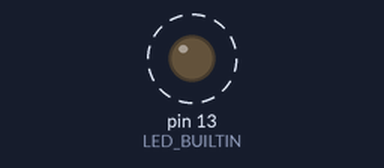
Bench run of a sketch on a simulated Arduino Uno, built with avr-gcc and run on an emulated ATmega328P. Shown: output pins drawn as LEDs (lit = HIGH). Dashed ring = blinking.

Above: at 0.5 s.
Timing chart, 0 to 4.6 s (numbered marks = the images above):
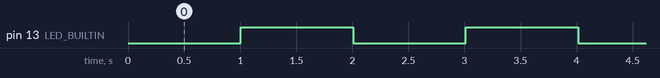

Measured:
- by itself, pin 13 (LED_BUILTIN): alternates HIGH for 1.0 s and LOW for 1.0 s

The sketch:

TimerInt.ino
```cpp
// Phil Martel noodling around with timer interrupts
// This code is based on Amanda Ghassaei's2012 Instructible
// https://www.instructables.com/Arduino-Timer-Interrupts/

// Here's another relevant Instructable https://www.instructables.com/Coding-Timers-and-Delays-in-Arduino/
#include <Streaming.h> // This lets Serial use the C++ '<<' operator

// clock speed in Hz for Uno and Nano
#define CLOCK_MHZ 16

void setup() {
  // put your setup code here, to run once:
  pinMode( LED_BUILTIN, OUTPUT );

  Timer0Period( 1000.);

  interrupts();
  Serial.begin(115200);
}

void loop() {
  // put your main code here, to run repeatedly:
#ifdef DEBUG
  float  f, f1;

  Serial.setTimeout( 60000L );
  f=1.;
  Serial << endl;
  Serial << "uSec? ";
  f = Serial.parseFloat();
  f1 = Timer0Period( f );
  interrupts();
#endif
}

ISR(TIMER0_COMPA_vect){//timer0 interrupt 2kHz toggles pin 8
  static int count = 0;

  if ( ++count >= 1000 ) {
  count = 0;
  digitalWrite( LED_BUILTIN, !digitalRead( LED_BUILTIN ) );
  }
}


float Timer0Period( float uSec ) {
  float retVal, p;
  int i, reg, pre[] ={1, 8, 64, 256, 1024};
  bool ok = false;

  // the timer interrupt period depends on the prescaler, which can have values of
  // 1, 8, 64, 256 or 1024 and the Output Counter Compare Register, OCCR0A,
  // which can have values of 1 to 255.  For accuracy, you want to use the smallest
  // prescaler value you can.  OCCRA = uSec / (16 * prescaler)
  p = 255. / CLOCK_MHZ;
  for ( i = 0; i < 5; i++ ) {
    if ( p * pre[i] >= uSec ) {
      ok = true;
      break;
    }
  }
  if (!ok) {
    Serial << uSec << " usec is too slow. Limit is " << p * pre[i-1] << endl;
    return -1.;
  }
  //Serial << " uSec = " << uSec << " i " << i << " pre = " << pre[i] << endl;
  reg = (int)(CLOCK_MHZ * uSec / pre[i] + 0.5);
  retVal = (float)reg * pre[i]/CLOCK_MHZ;
  //Serial << "reg= " << reg << " retVal= " << retVal << endl;

  //set timer0 interrupt rate
  TCCR0A = 0;// set entire TCCR2A register to 0
  TCCR0B = 0;// same for TCCR2B

  OCR0A = reg;  // set compare match register

  // turn on CTC mode
  TCCR0A |= (1 << WGM01);
  // Set  prescaler
  TCCR0B |= (i+1)& 7;

  TCNT0 = 0;//initialize counter value to 0
  TIMSK0 |= (1 << OCIE0A);  // enable timer compare interrupt

  return retVal;
}
```
